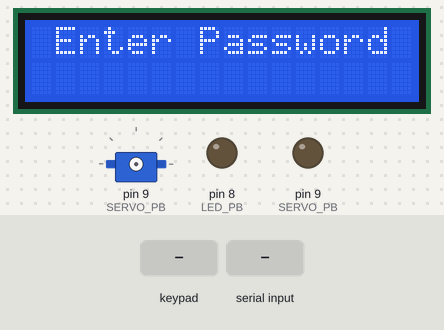
Simulated run of this sketch. Board: Arduino Uno, built with avr-gcc and run on an emulated ATmega328P. Shown: 16×2 character LCD, servo, output pins drawn as LEDs (lit = HIGH). Wiring (inferred from the names in the program): 4×3 keypad with keys 1 2 3 4 5 6 7 8 9 * 0 #: rows pin 14, pin 15, pin 16, pin 17; columns pin 10, pin 11, pin 12. Inputs (shaded band) come from the test bench. Servo pulses on a pin are drawn as a servo (544–2400 µs = 0–180°); pins used as bus, display or sensor lines are not drawn; what the sketch prints to the serial monitor is not drawn.

Above: at 2.2 s.
2.3 s: keypad keys 1 5 1 9 9 8 # pressed 0.4 s apart
At 5.5 s:
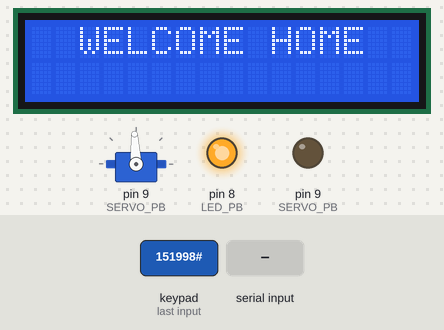
6.6 s: "1" received over Serial
At 7.0 s:
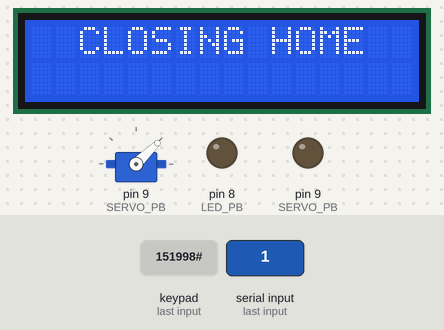
9.1 s: key '#' pressed
At 9.5 s:
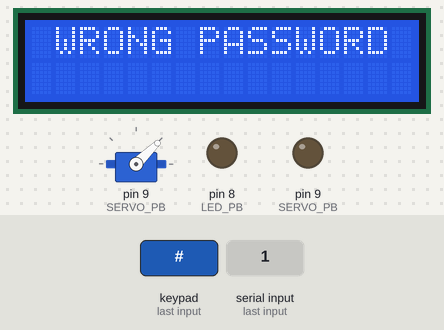
11.6 s: key '1' pressed
At 12.5 s:
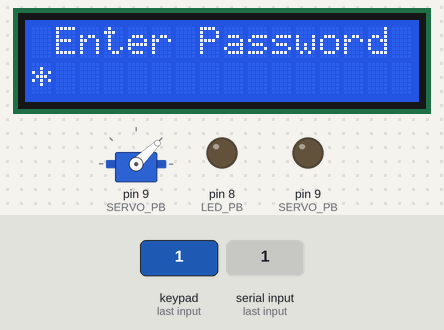
Timing chart, 0 to 14.1 s (numbered marks = the images above; inputs shaded):
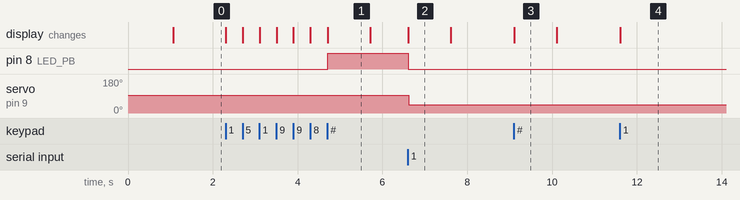

Measured:
- after the input at 2.3 s, pin 8 (LED_PB): LOW → HIGH after 2.4 s; the display: first changes at once (image 1 shows a later state)
- after the input at 6.6 s, pin 8 (LED_PB): HIGH → LOW at once; servo on pin 9 (SERVO_PB): 93° → 44° at once; the display: changes at once (image 2)
- after the input at 9.1 s, the display: changes at once (image 3)
- after the input at 11.6 s, the display: changes at once (image 4)
- what the display in image 1 shows lasts 1.0 s, from 4.7 s to 5.7 s

The sketch:

Security_System.ino
```cpp
#include "Security_System.h"

void setup() {
  Serial.begin(9600);                                         //START SERIAL FOR UART PROTOCOL
  TIMER_voidInit();                                           //INIT TIMER1 TO CONTROL SERVO MOTOR
  SET_BIT(DDRB,SERVO_PB);                                     //SET SERVO PIN AS OUTPUT
  SET_BIT(DDRB,LED_PB);                                       //SET LED AS OUTPUT
       /*INIT LCD*/
  lcd.begin(ROWS,COLS);
  lcd.setCursor(4,0);
  lcd.print("MOMENTUM");                                     //PRINT MOMENTUM IN LCD
  lcd.setCursor(3,1);
  lcd.print("SMART HOME");                                  //PRINT SMART HOME IN SECOND COL IN LCD
  KEYPAD_voidInit();                                        //INIT KEYPAD FUNCTION
  delay(1000);                                              //DELAY 1s
  lcd.clear();                                              //CLEAR LCD
}

void loop() {
  ///////////////////////////////////////////////////////////////////////////////////////////////////////////////////////////////////////
  //                                                      SECUIRTY SYSTEM                                                              //
  ///////////////////////////////////////////////////////////////////////////////////////////////////////////////////////////////////////
  if(!bool_Password)                                                    //CHECK IF PASSWORD DOESN'T ENTERED
   {
      lcd.setCursor(1, 0);
      lcd.print("Enter Password");                                     //PRINT ENTER PASSWORD IN LCD
      KEY = KEYPAD_GetChar();                                          //If any button pressed receive the Char in (KEY)
      if (KEY)                                                         //Check If Keypad Button Pressed
      {
          ///////////////////////////////////////////////////////////////////////////////////////////////////////////////////////////////////////
          //                                                        ENTER PASSWORD                                                             //
          ///////////////////////////////////////////////////////////////////////////////////////////////////////////////////////////////////////
        if(KEY != '#'){                                                //CHECK IF KEY DOESN'T EQUAL "#" (ENTER) THEN THE USER STILL ENTERING PASSWORD
          s8_EnterPassword[counter]=KEY;                               //SAVE THE ENTERED KEY IN ARRAY
          lcd.setCursor(counter, 1);                                   //MOVE LCD Cursor with counter
          #if PASSWORD_APPEAR                                          //IF YOU WANT TO APPEAR OR DISAPPEAR PASSWORD OPTION GO TO (Security_System.h)
          lcd.print(s8_EnterPassword[counter]);                        //IF OPTION APPEAR PASSWORD THEN PRINT THE ENTERED KEY
          #else
          lcd.print("*");                                              //IF OPTION DISAPPEAR PASSWORD THEN PRINT "*"
          #endif
          counter++;                                                   //INCREMENT COUNTER TO MOVE CURSOR
        }
        else{
          if(PASSWORD_CHECK(s8_Password,s8_EnterPassword)){            //IF THE USR PRESSED "#" (ENTER KEY) THEN CHECK PASSWORD BY FUNCTION (PASSWORD_CHECK(,))
            True_Password();                                           //IF PASSWORD TRUE THEN APPLY FUNCTION (True_Password())
          }
          else{
            WRONG_Password();                                          //IF PASSWORD WRONG THEN APPLY FUNCTION (WRONG_Password())
          }
        }
     }
  }
  ///////////////////////////////////////////////////////////////////////////////////////////////////////////////////////////////////////
  //                                                        CLOSE SMART HOME                                                           //
  ///////////////////////////////////////////////////////////////////////////////////////////////////////////////////////////////////////
  if(Serial.available()){                                             //CHECK IF THERE ANY Receive DATA FROM CONTROL ARDUINO
    bool_Close=Serial.read();                                         //SAVE THE RECIEVED DATA IN CLOSE FLAG
  }
  if(bool_Close){                                                     //IF CLOSE FLAG == TRUE (RECIEVED 1 FROM CONTROL ARDUINO)
    HOME_CLOSING();                                                   //APPLY CLOSING FUNCTION (HOME_CLOSING())
  }

  while(KEYPAD_GetChar());                                            //TO AVOID CONTINOUS RECEVING DATA FROM KEYPAD
}


///////////////////////////////////////////////////////////////////////////////////////////////////////////////////////////////////////
//                                                      FUNCTIONS DEFINITIONS                                                        //
///////////////////////////////////////////////////////////////////////////////////////////////////////////////////////////////////////
void PASSWORD_CLEAR(u8 *ptr){
  for(i = 0 ; i< PASSWORD_LENGTH ; i++){
    ptr[i]=0;                               //CLEARING ALL ARRAY DATA
}
}


bool PASSWORD_CHECK(u8 *ptr1,u8 *ptr2){
  for(i=0;i<PASSWORD_LENGTH;i++){
    if(ptr1[i]!=ptr2[i]){               //CHECK IF ELEMENTS OF ARRAY NOT EQUAL
      return FALSE;                     // RETURNING FALSE (THE PASSWORD WRONG)
    }
 }
  return TRUE;                          //IF THE ARRAY EQUALS THEN RETURN TRUE (THE PASSWORD CORRECT)
}

void True_Password (void){
  lcd.clear();                         //CLEARING LCD DATA
  lcd.setCursor(2,0);                  //CHANGING CURSOR POSTION
  lcd.print("WELCOME HOME");           //PRINT WELCOME HOME IN LCD
  Serial.print(TRUE);                  //SEND SEGNIAL (1 BIT) TO CONTROL SYSTEM ARDUINO TO START
  OCR1A=NINTY_DEGREE;                  //START SERVO MOTOR IN 90 Degree
  SET_BIT(PORTB,LED_PB);               //LED ON
  bool_Password = TRUE;                //SET PASSWORD FLAG TRUE TO AVOID ENTERING PASSWORD
  PASSWORD_CLEAR(s8_EnterPassword);    //CLEARING ARRAY DATA
  counter=0;                           //SET COUNTER 0
  delay(1000);                         //DELAY 1s
  lcd.clear();                         //CLEARING LCD DATA
  lcd.setCursor(4,0);                  //CHANGING CURSOR POSTION
  lcd.print("MOMENTUM");               //PRINT MOMENTUM IN LCD
  lcd.setCursor(2,1);                  //CHANGING CURSOR POSTION
  lcd.print("FINAL PROJECT");          //PRINT FINAL PROJECT IN LCD


}

void WRONG_Password(void){
 lcd.clear();                         //CLEARING LCD DATA
 lcd.setCursor(1,0);                  //CHANGING CURSOR POSTION
 lcd.print("WRONG PASSWORD");         //PRINT WRONG PASSWORD IN LCD
 delay(1000);                         //DELAY 1s
 PASSWORD_CLEAR(s8_EnterPassword);    //CLEARING ARRAY DATA
 counter=0;                           //SET COUNTER 0
 bool_Password = FALSE;                //SET PASSWORD FLAG FALSE TO RENTERING PASSWORD
}

void HOME_CLOSING(void){
    lcd.clear();                         //CLEARING LCD DATA
    lcd.setCursor(2,0);                  //CHANGING CURSOR POSTION
    lcd.print("CLOSING HOME");           //PRINT CLOSING HOME IN LCD
    OCR1A=ZERO_DEGREE;                   //START SERVO MOTOR IN 0 Degree
    CLR_BIT(PORTB,LED_PB);               //LED OFF
    delay(1000);                         //DELAY 1s
    bool_Password=FALSE;                 //SET PASSWORD FLAG FALSE TO RENTERING PASSWORD
    bool_Close=FALSE;                    //SET CLOSING FLAG FALSE TO AVOID ENTERING THIS FUNCTION AGAIN
}

void TIMER_voidInit(void){
  noInterrupts();                                             //DISABLE ALL INTERRUPTS
  TCCR1A=CLEAR;                                               //CLEAR REGISTER BITS
  TCCR1B=CLEAR;                                               //CLEAR REGISTER BITS
  /*ENABLE PWM FAST MODE */
  SET_BIT(TCCR1A,WGM11);                                      //SET WGM11 BIT IN TCCR1A
  SET_BIT(TCCR1B,WGM12);                                      //SET WGM12 BIT IN TCCR1B
  SET_BIT(TCCR1B,WGM13);                                      //SET WGM13 BIT IN TCCR1B
  SET_BIT(TCCR1B,CS11);                                       //SET PRESCALER 8
  SET_BIT(TCCR1A,COM1A1);                                     //USE NON-INVERTED MODE
  ICR1=TWENTY_MS;                                             //START COUNTING FOR 20ms (20ms/(1/(16000000/8)) = 40000 START COUNTING FROM ZERO SO 39999
  interrupts();                                               //RE ENABLE INTERRUPT

}


        /*KEYPAD*/
void KEYPAD_voidInit(void){
  /*Active PULLUP RESISTOR*/
  SET_BIT(PORTC,RAW01_PC);
  SET_BIT(PORTC,RAW02_PC);
  SET_BIT(PORTC,RAW03_PC);
  SET_BIT(PORTC,RAW04_PC);

  /*SETTING COL AS OUTPUT*/
  SET_BIT(DDRB,COL01_PB);
  SET_BIT(DDRB,COL02_PB);
  SET_BIT(DDRB,COL03_PB);
}
void KEYPAD_voidChar (void){

    Keypad_u16KeypadVal = 0;

  /*SET COL01 HIGH AND CHECK RAWS*/
  CLR_BIT(PORTB,COL01_PB);                  //SET COL01 HIGH
  SET_BIT(PORTB,COL02_PB);                  //SET COL01 LOW
  SET_BIT(PORTB,COL03_PB);                  //SET COL01 LOW
  KEYPAD_voidCheckRAWS(0);

  /*SET COL02 HIGH AND CHECK RAWS*/

  SET_BIT(PORTB,COL01_PB);                    //SET COL01 LOW
  CLR_BIT(PORTB,COL02_PB);                    //SET COL01 HIGH
  SET_BIT(PORTB,COL03_PB);                    //SET COL01 LOW
  KEYPAD_voidCheckRAWS(1);

  /*SET COL03 HIGH AND CHECK RAWS*/

  SET_BIT(PORTB,COL01_PB);                   //SET COL01 LOW
  SET_BIT(PORTB,COL02_PB);                   //SET COL01 LOW
  CLR_BIT(PORTB,COL03_PB);                   //SET COL01 HIGH
  KEYPAD_voidCheckRAWS(2);

  return Keypad_u16KeypadVal;
}


unsigned char KEYPAD_GetChar(void){
KEYPAD_voidChar();
if(Keypad_u16KeypadVal != 0){
for(i=0;i<BUTTON;i++){
  if(GET_BIT(Keypad_u16KeypadVal,i)==1){
    return keys[i];
  }
}
}
  else{
    return 0;
  }

}


void KEYPAD_voidCheckRAWS(unsigned char Cpy_Num){
    if(GET_BIT(PINC,RAW01_PC)== 0){
      SET_BIT(Keypad_u16KeypadVal,Cpy_Num);
    }
    if(GET_BIT(PINC,RAW02_PC)== 0){
      SET_BIT(Keypad_u16KeypadVal,Cpy_Num+3);
    }
    if(GET_BIT(PINC,RAW03_PC)==0){
      SET_BIT(Keypad_u16KeypadVal,Cpy_Num+6);
    }
    if(GET_BIT(PINC,RAW04_PC)==0){
      SET_BIT(Keypad_u16KeypadVal,Cpy_Num+9);
    }
}
```

Security_System.h
```cpp
#ifndef SECURITY_SYSTEM_H
#define SECURITY_SYSTEM_H

    /* INCLUDING LIBERARY */
    #include <LiquidCrystal.h>
      /* TYPE DEFINE */
    /*u -> UNSIGNED and '8' -> 8 bit */
    /*u -> UNSIGNED and '16' -> 16 bit */
    typedef unsigned char u8;
    typedef unsigned short int  u16;

        /*Macros TO SET AND CLR AND GET BITS*/
    #define SET_BIT(BYTE,Bit_NO) (BYTE) |= (1<<(Bit_NO))
    #define CLR_BIT(BYTE,Bit_NO) (BYTE) &= ~(1<<(Bit_NO))
    #define GET_BIT(BYTE,Bit_NO) ((BYTE>>Bit_NO)&(0x01))


                      /*LCD INITS*/
    const u8 rs = 2, en = 3, d4 = 4, d5 = 5, d6 = 6, d7 = 7; //Define LCD PINS
    LiquidCrystal lcd(rs, en, d4, d5, d6, d7);              //INIT LCD

        /*SERVO*/
    #define SERVO_PB  1          //SERVO PORT BIT_NO   (PB -> PORTB)
    #define TWENTY_MS 39999      //NUMBER OF COUNTS TO GET 20ms (50HZ) for TIMER1

    #define CLEAR   0x00         //TO CLEAR TIMER REGISTERS
    #define NINTY_DEGREE  2999   //NUMBER OF COUNTS TO GET 1.5ms to GET (90 Degree)
    #define ZERO_DEGREE   1999   //NUMBER OF COUNTS TO GET 1ms   to GET (0  Degree)

      /* LED */
    #define LED_PB    0          //LED PORT BIT_NO   (PB -> PORTB)


  #define PASSWORD_LENGTH 17   /* PASSWORD IS 16 DIGITS AND 1 FOR NULL TERMILATOR*/
  #define TRUE 1
  #define FALSE 0

  #define PASSWORD_APPEAR   FALSE   //SET TRUE TO APPEAR PASSWORD AND FALSE TO DISAPPEAR PASSWORD

    /* s -> SIGNED , '8' -> 8 Bit */
  char s8_Password[PASSWORD_LENGTH]="151998"; //ARRAY TO SET PASSWORD (CHANGE IT TO CHANGE PASSWORD)
  char s8_EnterPassword[PASSWORD_LENGTH];     //ARRAY TO RECIEVE PASSWORD FROM USR
  /*FLAG VARIABLE*/
  bool bool_Close = FALSE ,bool_Password =FALSE;
  u8 counter =0;                             //Counter to check number of keypad input
  /*FUNCTION PROTOTYPES*/
  void PASSWORD_CLEAR(u8 *ptr);             //FUCTION TO CLEAR ARRAY
  bool PASSWORD_CHECK(u8 *ptr1,u8 *ptr2);   //FUNCTION TO CHECK PASSWORD EQUAL THE MASTER PASSWORD
  void True_Password (void);                //FUCTION  TO APPLY IF THE ENTERED PASSWORD IS TRUE
  void WRONG_Password(void);                 //FUNCTION TO APPLY IF THE ENTERED PASSWORD IS WRONG
  void HOME_CLOSING(void) ;                  //FUNCTION TO APPLY IF THE CLOSE BUTTON IS PRESSED
  void TIMER_voidInit(void);                 //FUNCTION TO INIT TIMER1 TO CONTROL SERVO

  /*Definitions*/
  u8 i = 0 ;                                  //LOOP ITERATOR
  char KEY=0;                                 //Variable to save recieved Char from KEYPAD


      /* KEYPAD */
    #define ROWS  2                           //NUMBER OF ROWS
    #define COLS  16                          //NUMBER OF COLS
    /* KEYPAD PORTS CONNECTIONS */
    #define RAW01_PC  0                       //RAW PORT BIT_NO   (PC -> PORTC)
    #define RAW02_PC  1                       //RAW PORT BIT_NO   (PC -> PORTC)
    #define RAW03_PC  2                       //RAW PORT BIT_NO   (PC -> PORTC)
    #define RAW04_PC  3                       //RAW PORT BIT_NO   (PC -> PORTC)

    #define COL01_PB  2                       //COL PORT BIT_NO   (PB -> PORTB)
    #define COL02_PB  3                       //COL PORT BIT_NO   (PB -> PORTB)
    #define COL03_PB  4                       //COL PORT BIT_NO   (PB -> PORTB)
    /*KEYPAD NUMBER OF BUTTONS*/
    #define BUTTON  12                        //NUMBER OF KEYPAD BUTTONS
    /*KEYPAD Functions Prototype*/
    void KEYPAD_voidInit(void);       // FUNCTION TO INIT KEYPAD (ENABLE INTERNAL PULLUP RESISTOR AND SET COL AS OUTPUT)
    void KEYPAD_voidChar (void);     // FUNCTION TO SET 1 COL TO CHECK THE OTHERS ROWS IN (KEYPAD_voidCheckRAWS) FUNCTION
    u8 KEYPAD_GetChar(void);         // FUNCTION TO RETURN THE EQUIVLENT CHAR
    void KEYPAD_voidCheckRAWS(void); // FUNCTION TO CHECK RAWS

    /*KEYPAD ARRAY */
    u8 keys[BUTTON] =
    {'1', '2', '3',
    '4', '5', '6',
    '7', '8', '9',
    '*', '0', '#'};
    /*KEYPAD DEFINATIONS*/
    u16 Keypad_u16KeypadVal = 0; //16 bit Variable to (every bit is equivlent for char in the array
#endif
```
